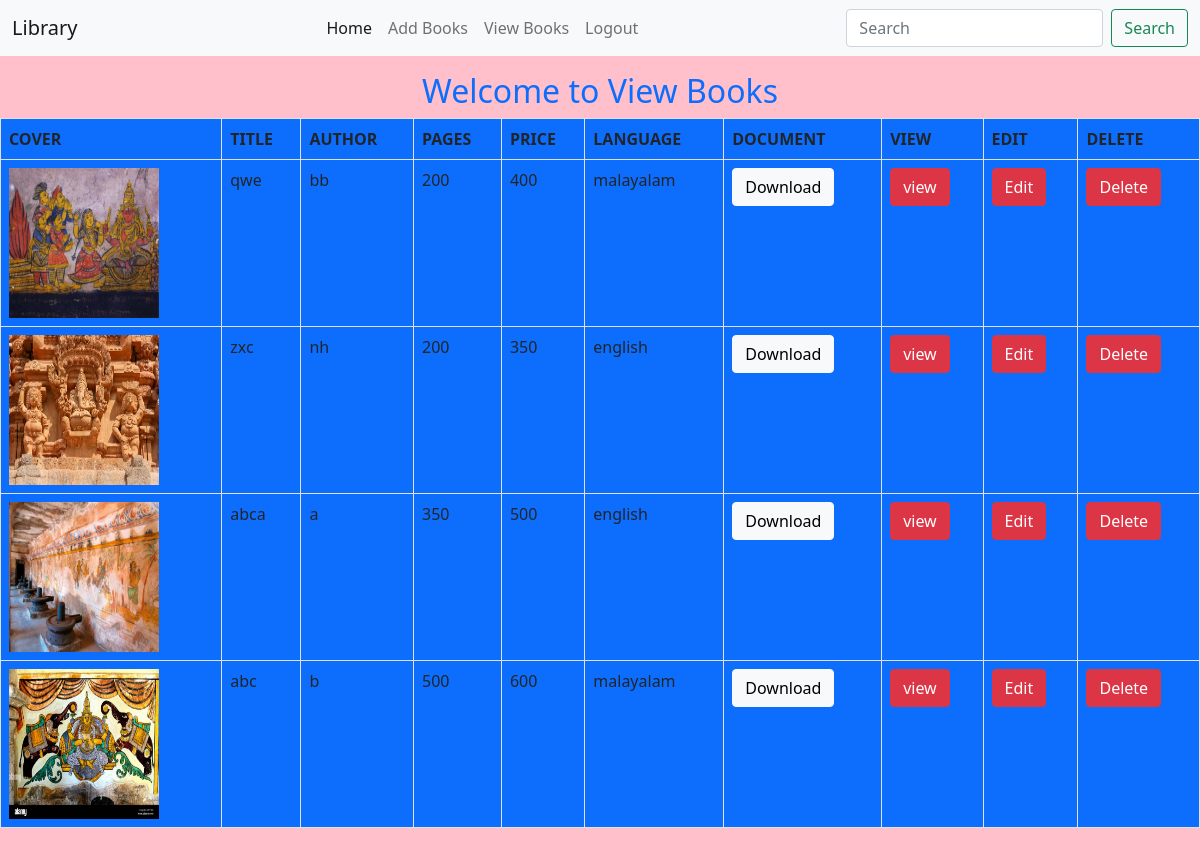
Screenshot of /view (signed in) with the database file from the repository.
### books/models.py (models this page shows)
class Book(models.Model):
    title=models.CharField(max_length=20)
    author=models.CharField(max_length=20)
    pages=models.IntegerField()
    price=models.IntegerField()
    language=models.CharField(max_length=20)
    cover=models.ImageField(upload_to="images")
    pdf=models.FileField(upload_to="pdf")
    def __str__(self):
         return self.title

### books/views.py (the view)
# urls.py: path('view',views.view,name='view'),
@login_required
def view(request):
    k=Book.objects.all()
    return render(request,'view.html',{'book':k})

### templates/view.html
{% extends 'base.html' %}
{% load static %}
{% block content %}
<h2 class="text-center text-primary mt-3">Welcome to View Books</h2>
<table class="table table-bordered bg-primary">
    <tr>
        <th>COVER</th>
        <th>TITLE</th>
        <th>AUTHOR</th>
        <th>PAGES</th>
        <th>PRICE</th>
        <th>LANGUAGE</th>
        <th>DOCUMENT</th>
        <th>VIEW</th>
        <th>EDIT</th>
        <th>DELETE</th>
    </tr>
        {% for i in book %}
    <tr>
        <td><img src="{{i.cover.url}}" height="150px" width="150px" ></td>
        <td>{{i.title}}</td>
        <td>{{i.author}}</td>
        <td>{{i.pages}}</td>
        <td>{{i.price}}</td>
        <td>{{i.language}}</td>
        <td><a href="{{i.pdf.url}}" class="btn btn-light">Download</a></td>
        <td><a href="{% url 'books:details' i.id %}" class="btn btn-danger">view</a></td>
        <td><a href="{% url 'books:edit' i.id %}" class="btn btn-danger">Edit</a></td>
        <td><a href="{% url 'books:delete' i.id %}" class="btn btn-danger">Delete</a></td>
    </tr>
    {% endfor %}
</table>
{% endblock %}

### templates/base.html (shortened to what this page needs)
<!DOCTYPE html>
{% load static %}
<html lang="en">
<head>
        <link href="https://cdn.jsdelivr.net/npm/bootstrap@5.0.2/dist/css/bootstrap.min.css" rel="stylesheet">
    <link rel="stylesheet" href="{% static 'style.css' %}">
</head>
<body>
<nav class="navbar navbar-expand-lg navbar-light bg-light">
  <div class="container-fluid">
    <a class="navbar-brand" href="#">Library</a>
    <div class="collapse navbar-collapse" id="navbarSupportedContent">
      <ul class="navbar-nav ms-auto  mb-2 mb-lg-0">
        <li class="nav-item">
          <a class="nav-link active" aria-current="page" href="{%url 'books:home' %}">Home</a>
        </li>
        {% if user.is_authenticated %}
        <li class="nav-item">
          <a class="nav-link" href="{% url 'books:add' %}">Add Books</a>
        </li>
        <li class="nav-item">
          <a class="nav-link" href="{%url 'books:view' %}">View Books</a>
        </li>
        <li class="nav-item">
          <a class="nav-link " href="{%url 'users:logout' %}">Logout</a>
        </li>
        {% endif %}
      </ul>
      <form method="POST" class="d-flex" style="margin-left:200px;" action="{% url 'books:search' %}">
        <input class="form-control me-2" type="search" name="q" placeholder="Search" aria-label="Search">
        <button class="btn btn-outline-success" type="submit">Search</button>
      </form>
    </div>
  </div>
</nav>
{% block content %}
{% endblock %}
</body>
</html>

### static/style.css (style rules this page uses)
body { background-color:pink; }

### rows the page displays
Book: cover (picture), title "qwe", author "bb", pages "200", price "400", language "malayalam"
Book: cover (picture), title "zxc", author "nh", pages "200", price "350", language "english"
Book: cover (picture), title "abca", author "a", pages "350", price "500", language "english"
Book: cover (picture), title "abc", author "b", pages "500", price "600", language "malayalam"
